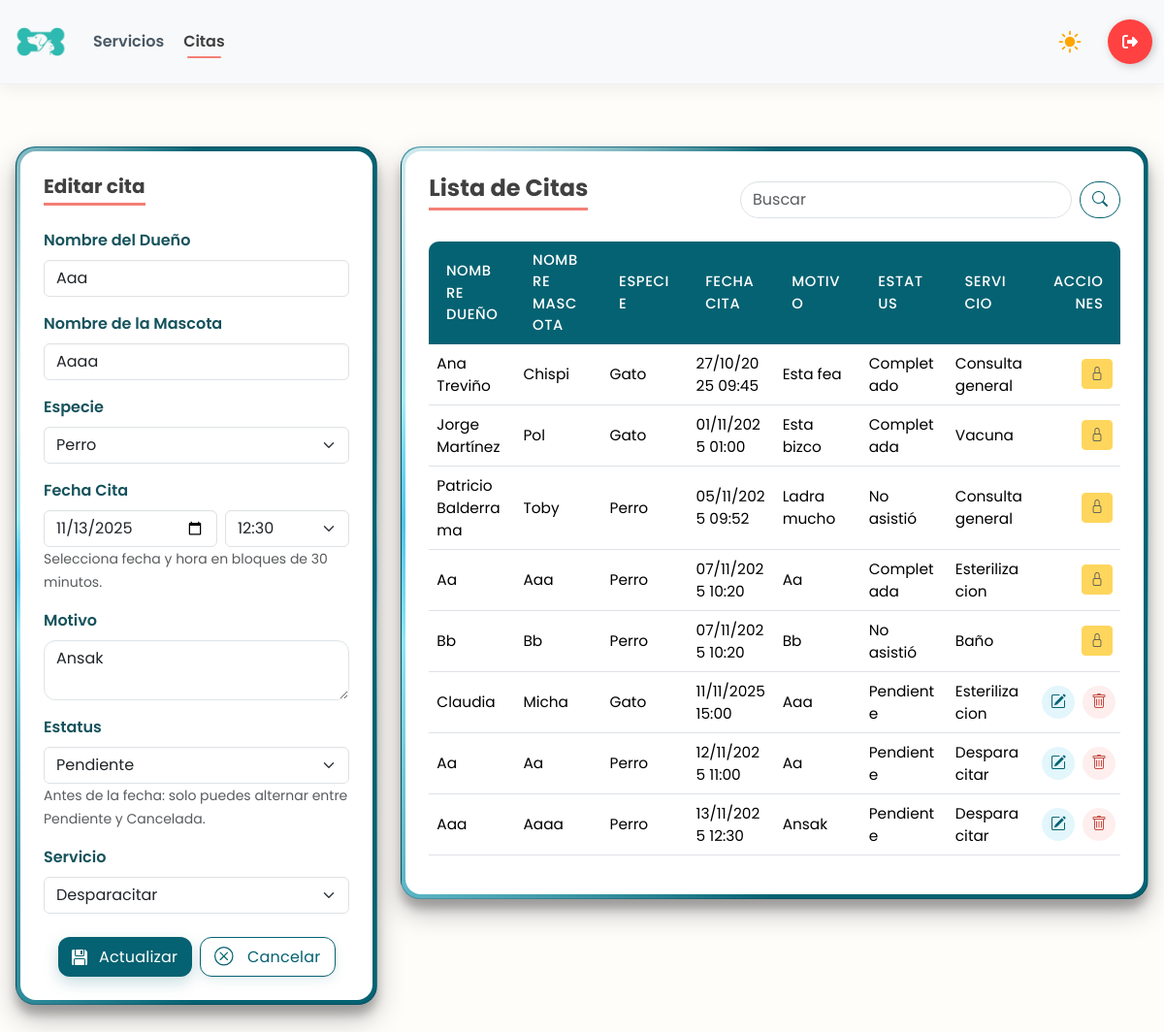
The app's page /citas/19/ (signed in) with its own data.
### app/models.py (models this page shows, shortened)
class CITA_VETERINARIA(models.Model):
    nombre_dueño = models.CharField(max_length=200)
    nombre_mascota = models.CharField(max_length=100)
    especie = models.CharField(max_length=100)
    fecha_cita = models.DateTimeField()
    motivo = models.CharField(max_length=255)
    estatus = models.CharField(max_length=50)
    servicio = models.ForeignKey(SERVICIO, on_delete= models.PROTECT, null=True)

class SERVICIO(models.Model):
    nombre = models.CharField(max_length=100)
    precio = models.DecimalField(max_digits=10, decimal_places=2)
    descripcion = models.TextField(max_length=250, null= True)
    def __str__(self):
        return self.nombre

### app/views.py (the view, shortened to what this page needs)
# urls.py: path('citas/', views.citas_panel, name='citas'),
@login_required
@user_passes_test(is_employee_or_admin)
def citas_panel(request, id=None):
    es_admin = is_admin(request.user)
    cita = get_object_or_404(CITA_VETERINARIA, pk=id) if id else None
    servicios = SERVICIO.objects.all()
    ahora_local = timezone.localtime()
    slots = build_half_hour_slots("08:00", "18:00")
    if cita:
        sel_hora = timezone.localtime(cita.fecha_cita).strftime("%H:%M")
        sel_fecha = timezone.localtime(cita.fecha_cita).strftime("%Y-%m-%d")
    else:
        next_slot = ceil_to_half_hour(ahora_local)
        sel_hora = next_slot.strftime("%H:%M")
        sel_fecha = next_slot.strftime("%Y-%m-%d")
    cita_pasada_bool = bool(cita and timezone.localtime(cita.fecha_cita) <= ahora_local)
    bloqueada_total = bool(cita and cita.estatus in ["Completada", "Cancelada"])
    solo_estatus_fecha = bool(cita and cita_pasada_bool and not bloqueada_total)
    solo_estatus_rol = bool(cita and (not es_admin) and not bloqueada_total)
    solo_estatus = solo_estatus_fecha or solo_estatus_rol
    qs = CITA_VETERINARIA.objects.all().select_related('servicio').order_by('fecha_cita')
    estatus_f = (request.GET.get('estatus') or '').strip()
    servicio_f = (request.GET.get('servicio') or '').strip()
    desde_f = (request.GET.get('desde') or '').strip()
    hasta_f = (request.GET.get('hasta') or '').strip()
    q = (request.GET.get('q') or '').strip()
    if estatus_f:
        qs = qs.filter(estatus__iexact=estatus_f)
    if servicio_f:
        qs = qs.filter(servicio__pk=servicio_f)
    if q:
        qs = qs.filter(
            Q(nombre_dueño__icontains=q) |
            Q(nombre_mascota__icontains=q) |
            Q(motivo__icontains=q)
        )
    ctx = {
        "citas": qs,
        "cita": cita,
        "editando": bool(cita),
        "servicios": servicios,
        "slots": slots,
        "sel_hora": sel_hora,
        "sel_fecha": sel_fecha,
        "min_fecha": ahora_local.strftime("%Y-%m-%d"),
        "ahora_str": ahora_local.strftime("%Y-%m-%dT%H:%M"),
        "cita_pasada": cita_pasada_bool,
        "bloqueada_total": bloqueada_total,
        "solo_estatus": solo_estatus,
        "q": q,
        "es_admin": es_admin,
        "form_data": request.POST if request.method == "POST" else {},
    }
    return render(request, "citas.html", ctx)

### app/templates/citas.html (shortened to what this page needs)
    {% load static %}
    <!DOCTYPE html>
    <html lang="es">
    <head>
        {% include 'referencias.html' %}
        <link rel="stylesheet" href="{% static 'css/panel.css' %}">
    </head>
    <body>
        {% include 'navbar-panel.html' %}
        <main class="container-fluid mt-5 mb-5 p-3">
            <div class="row g-4">
                <div class="col-12 col-lg-4">
                    <div class="card glass-card">
                        <div class="card-body">
                            <h5 class="card-title mb-4">
                                {% if editando %}Editar cita{% else %}Crear cita{% endif %}
                            </h5>
                            <form method="post" autocomplete="off"
                                action="{% if editando %}{% url 'citas_edit' cita.id %}{% else %}{% url 'citas' %}{% endif %}">
                                <div class="mb-3">
                                    <label class="form-label">Nombre del Dueño</label>
                                    <input type="text" name="nombre_dueño" class="form-control"
                                        pattern="^[A-Za-zÁÉÍÓÚáéíóúÑñ\s]+$" maxlength="200" required
                                        value="{{ cita.nombre_dueño|default_if_none:'' }}" {% if bloqueada_total or solo_estatus %}disabled{% endif %}>
                                </div>
                                <div class="mb-3">
                                    <label class="form-label">Nombre de la Mascota</label>
                                    <input type="text" name="nombre_mascota" class="form-control"
                                        pattern="^[A-Za-zÁÉÍÓÚáéíóúÑñ\s]+$" maxlength="100" required
                                        value="{{ cita.nombre_mascota|default_if_none:'' }}" {% if bloqueada_total or solo_estatus %}disabled{% endif %}>
                                </div>
                                <div class="mb-3">
                                    <label class="form-label">Especie</label>
                                    <select name="especie_select" id="especie_select" class="form-select" required {% if bloqueada_total or solo_estatus %}disabled{% endif %}>
                                        <option value="Perro" {% if cita.especie == "Perro" %}selected{% endif %}>Perro</option>
                                    </select>
                                </div>
                                <div class="mb-3">
                                <label for="fecha_cita" class="form-label">Fecha Cita</label>
                                <div class="d-flex gap-2">
                                    <input type="date"
                                           class="form-control"
                                           id="fecha_cita"
                                           name="fecha_cita"
                                           min="{{ min_fecha }}"
                                           value="{{ sel_fecha }}"
                                           required
                                           {% if bloqueada_total or solo_estatus %}disabled{% endif %}>
                                    <select class="form-select" id="hora_cita" name="hora_cita" required
                                            {% if bloqueada_total or solo_estatus %}disabled{% endif %}>
                                        {% for h in slots %}
                                            <option value="{{ h }}" {% if sel_hora == h %}selected{% endif %}>{{ h }}</option>
                                        {% endfor %}
                                    </select>
                                </div>
                                <small class="text-muted">Selecciona fecha y hora en bloques de 30 minutos.</small>
                                </div>
                                <div class="mb-3">
                                    <label class="form-label">Motivo</label>
                                    <textarea name="motivo" class="form-control" maxlength="255" required {% if bloqueada_total or solo_estatus %}disabled{% endif %}>{{ cita.motivo|default_if_none:'' }}</textarea>
                                </div>
                                <div class="mb-3">
                                    <label class="form-label">Estatus</label>
                                    {% if not editando %}
                                    <input type="hidden" name="estatus" value="Pendiente">
                                    <input type="text" class="form-control" value="Pendiente" disabled>
                                    <small class="text-muted">Se asigna automáticamente al crear.</small>
                                    {% elif bloqueada_total %}
                                    <input type="text" class="form-control" value="Completada" disabled>
                                    <small class="text-muted">Esta cita está completada y no puede editarse.</small>
                                    {% else %}
                                    <select name="estatus" class="form-select" required>
                                        <option value="Pendiente" {% if cita.estatus == "Pendiente" %}selected{% endif %}>
                                            Pendiente</option>
                                    </select>
                                    <small class="text-muted">Antes de la fecha: solo puedes alternar entre Pendiente y
                                        Cancelada.</small>
                                    {% endif %}
                                </div>
                                <div class="mb-3">
                                    <label for="servicio" class="form-label">Servicio</label>
                                    <select name="servicio" id="servicio" class="form-select" {% if bloqueada_total or solo_estatus %}disabled{% endif %}>
                                        {% for servicio in servicios %}
                                        <option value="{{ servicio.id }}" {% if cita and cita.servicio_id == servicio.id %}selected{% endif %}>
                                            {{ servicio.nombre }}
                                        </option>
                                        {% endfor %}
                                    </select>
                                </div>
                                <div class="d-flex gap-2 justify-content-center mt-4">
                                    <button type="submit" class="btn-save" {% if bloqueada_total or solo_estatus %}disabled{% endif %}>
                                        <div class="svg-wrapper-1">
                                            <div class="svg-wrapper">
                                            </div>
                                        </div>
                                        <span>{% if editando %}Actualizar{% else %}Guardar{% endif %}</span>
                                    </button>
                                    {% if editando %}
                                    <a href="{% url 'citas' %}" class="btn-clean"><div class="svg-wrapper-1">
                                            <div class="svg-wrapper">
                                            </div>
                                        </div>
                                        <span>Cancelar</span>
                                    </a>
                                    {% endif %}
                                </div>
                            </form>
                        </div>
                    </div>
                </div>
                <div class="col-12 col-lg-8">
                    <div class="card glass-card">
                        <div class="card-body">
                            <div class="d-flex justify-content-between align-items-center mb-3">
                                <h4 class="m-0 card-title mb-3">Lista de Citas</h4>
                                <form class="d-flex" method="get" action="{% url 'citas' %}">
                                    <input class="form-control me-2" type="search" placeholder="Buscar" name="q"
                                        value="{{ q }}">
                                    <button class="btn btn-outline" type="submit"><i class="bi bi-search"></i></button>
                                </form>
                            </div>
                            <div class="table-responsive">
                                <table class="table tabla-servicios align-middle">
                                    <thead>
                                        <tr>
                                            <th>Nombre Dueño</th>
                                            <th>Nombre Mascota</th>
                                            <th>Especie</th>
                                            <th>Fecha Cita</th>
                                            <th>Motivo</th>
                                            <th>Estatus</th>
                                            <th>Servicio</th>
                                            <th class="text-end">Acciones</th>
                                        </tr>
                                    </thead>
                                    <tbody>
                                        {% for cita in citas %}
                                        <tr>
                                            <td>{{ cita.nombre_dueño }}</td>
                                            <td>{{ cita.nombre_mascota }}</td>
                                            <td>{{ cita.especie }}</td>
                                            <td>{{ cita.fecha_cita|date:"d/m/Y H:i" }}</td>
                                            <td class="col-desc">{{ cita.motivo }}</td>
                                            <td>{{ cita.estatus }}</td>
                                            <td>{{ cita.servicio }}</td>
                                            <td class="text-end">
                                                <div class="d-inline-flex gap-2">
                                                    {% if es_admin %}
                                                        {% if cita.estatus == 'Pendiente' %}
                                                            <a class="btn-accion btn-edit" href="{% url 'citas_edit' cita.id %}" title="Editar cita">
                                                                <i class="bi bi-pencil-square"></i>
                                                            </a>
                                                        {% else %}
                                                            <button class="btn btn-warning btn-sm" disabled title="Cita cerrada">
                                                                <i class="bi bi-lock"></i>
                                                            </button>
                                                        {% endif %}
                                                        {% if cita.estatus == 'Pendiente' %}
                                                            <a class="btn-accion btn-delete" href="{% url 'citas_eliminar' cita.id %}"
                                                               onclick="return confirm('¿Eliminar esta cita?')">
                                                                <i class="bi bi-trash"></i>
                                                            </a>
                                                        {% endif %}
                                                    {% endif %}
                                                </div>
                                            </td>
                                        </tr>
                                        {% empty %}
                                        <tr>
                                            <td colspan="8" class="text-center text-muted">Sin información disponible</td>
                                        </tr>
                                        {% endfor %}
                                    </tbody>
                                </table>
                            </div>
                        </div>
                    </div>
                </div>
            </div>
        </main>
        {% include 'alertas.html' %}
    </body>
    </html>

### records on screen
CITA_VETERINARIA: nombre_dueño "Aaa", nombre_mascota "Aaaa", especie_select "Perro", motivo "Ansak", estatus "Pendiente", servicio "Desparacitar", especie "Perro", fecha_cita "13/11/2025 12:30"
CITA_VETERINARIA: nombre_dueño "Ana Treviño", nombre_mascota "Chispi", especie "Gato", fecha_cita "27/10/2025 09:45", motivo "Esta fea", estatus "Completado", servicio "Consulta general"
CITA_VETERINARIA: nombre_dueño "Jorge Martínez", nombre_mascota "Pol", especie "Gato", fecha_cita "01/11/2025 01:00", motivo "Esta bizco", estatus "Completada", servicio "Vacuna"
CITA_VETERINARIA: nombre_dueño "Patricio Balderrama", nombre_mascota "Toby", especie "Perro", fecha_cita "05/11/2025 09:52", motivo "Ladra mucho", estatus "No asistió", servicio "Consulta general"
CITA_VETERINARIA: nombre_dueño "Aa", nombre_mascota "Aaa", especie "Perro", fecha_cita "07/11/2025 10:20", motivo "Aa", estatus "Completada", servicio "Esterilizacion"
CITA_VETERINARIA: nombre_dueño "Bb", nombre_mascota "Bb", especie "Perro", fecha_cita "07/11/2025 10:20", motivo "Bb", estatus "No asistió", servicio "Baño"
CITA_VETERINARIA: nombre_dueño "Claudia", nombre_mascota "Micha", especie "Gato", fecha_cita "11/11/2025 15:00", motivo "Aaa", estatus "Pendiente", servicio "Esterilizacion"
CITA_VETERINARIA: nombre_dueño "Aa", nombre_mascota "Aa", especie "Perro", fecha_cita "12/11/2025 11:00", motivo "Aa", estatus "Pendiente", servicio "Desparacitar"

### other values on screen
form field hora_cita "12:30"
